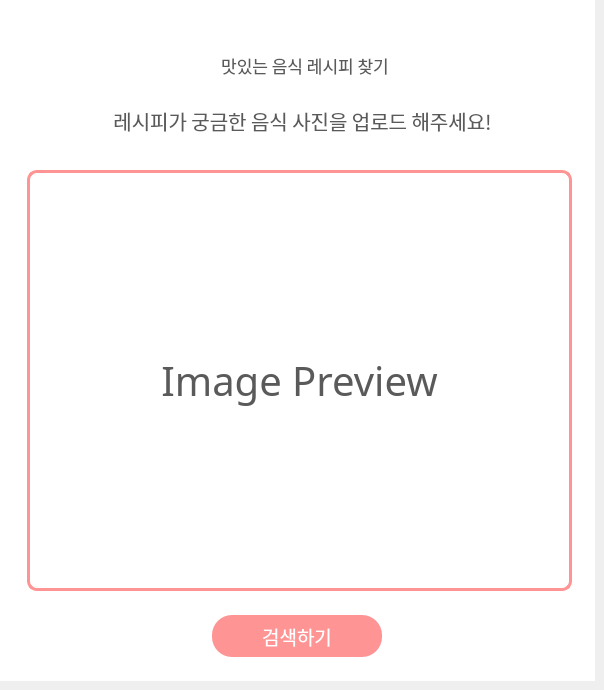
     <widget class="QWidget" name="page_2">
      <widget class="QWidget" name="widget_3" native="true">
       <property name="geometry">
        <rect>
         <x>0</x>
         <y>0</y>
         <width>595</width>
         <height>681</height>
        </rect>
       </property>
       <property name="styleSheet">
        <string notr="true">background-color: rgb(255, 255, 255);</string>
       </property>
       <widget class="QLabel" name="lbl_imgview">
        <property name="geometry">
         <rect>
          <x>27</x>
          <y>170</y>
          <width>545</width>
          <height>421</height>
         </rect>
        </property>
        <property name="font">
         <font>
          <family>티머니 둥근바람 ExtraBold</family>
          <pointsize>30</pointsize>
         </font>
        </property>
        <property name="styleSheet">
         <string notr="true">border-color: rgb(255, 148, 148);
color: rgb(90, 90, 90);
border-width: 3px;
border-style: solid;
border-radius: 10px;</string>
        </property>
        <property name="text">
         <string>Image Preview</string>
        </property>
        <property name="scaledContents">
         <bool>true</bool>
        </property>
        <property name="alignment">
         <set>Qt::AlignCenter</set>
        </property>
       </widget>
       <widget class="QPushButton" name="search_btn">
        <property name="geometry">
         <rect>
          <x>212</x>
          <y>615</y>
          <width>170</width>
          <height>42</height>
         </rect>
        </property>
        <property name="font">
         <font>
          <family>티머니 둥근바람 ExtraBold</family>
          <pointsize>14</pointsize>
         </font>
        </property>
        <property name="styleSheet">
         <string notr="true">background-color: rgb(255, 148, 148);
color: rgb(255, 255, 255);
border-width:0px;
border-style:solid;
border-radius:20px;
</string>
        </property>
        <property name="text">
         <string>검색하기</string>
        </property>
       </widget>
       <widget class="QLabel" name="label_14">
        <property name="geometry">
         <rect>
          <x>205</x>
          <y>50</y>
          <width>200</width>
          <height>31</height>
         </rect>
        </property>
        <property name="font">
         <font>
          <family>티머니 둥근바람 ExtraBold</family>
          <pointsize>13</pointsize>
         </font>
        </property>
        <property name="styleSheet">
         <string notr="true">color: rgb(90, 90, 90);</string>
        </property>
        <property name="text">
         <string>맛있는 음식 레시피 찾기</string>
        </property>
        <property name="alignment">
         <set>Qt::AlignCenter</set>
        </property>
       </widget>
       <widget class="QLabel" name="label_15">
        <property name="geometry">
         <rect>
          <x>87</x>
          <y>105</y>
          <width>431</width>
          <height>31</height>
         </rect>
        </property>
        <property name="font">
         <font>
          <family>티머니 둥근바람 ExtraBold</family>
          <pointsize>15</pointsize>
         </font>
        </property>
        <property name="styleSheet">
         <string notr="true">color: rgb(90, 90, 90);</string>
        </property>
        <property name="text">
         <string>레시피가 궁금한 음식 사진을 업로드 해주세요!</string>
        </property>
        <property name="alignment">
         <set>Qt::AlignCenter</set>
        </property>
       </widget>
      </widget>
     </widget>
